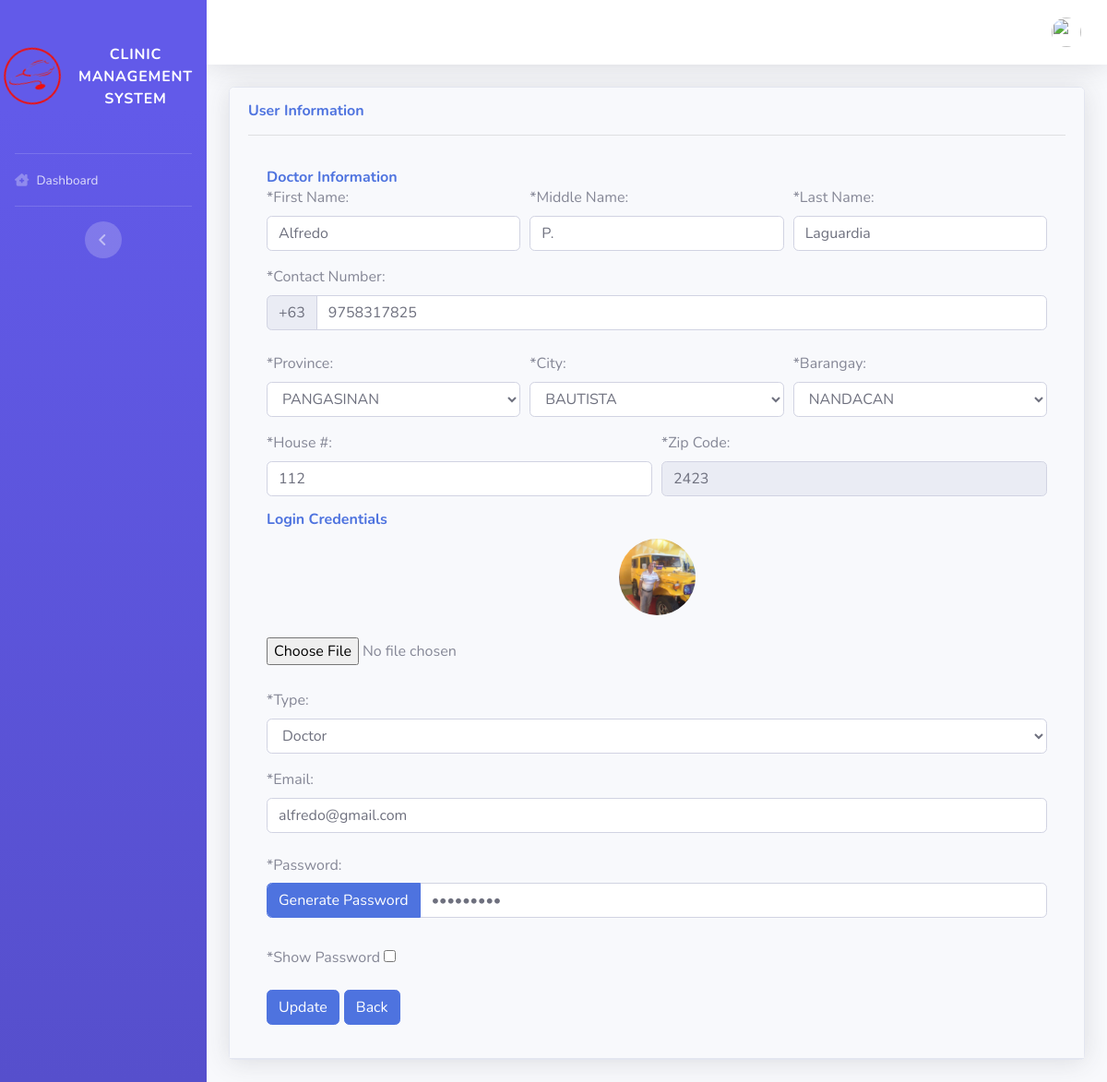
The page /pages/admin/edit_user.php?type=doctor&&id=1 on the database its author committed.
### tables this page shows
CREATE TABLE `doctor` (
  `id` int(11) NOT NULL,
  `fname` varchar(255) NOT NULL,
  `cn` char(11) NOT NULL,
  `addrss` varchar(255) NOT NULL,
  `email` varchar(155) NOT NULL,
  `uname` varchar(255) NOT NULL,
  `password` varchar(155) NOT NULL,
  `mname` varchar(255) DEFAULT NULL,
  `lname` varchar(255) DEFAULT NULL,
  `province_id` varchar(50) DEFAULT NULL,
  `city_id` varchar(50) DEFAULT NULL,
  `barangay_id` varchar(50) DEFAULT NULL,
  `house_no` text DEFAULT NULL,
  `zip_code` varchar(45) DEFAULT NULL,
  `pic` varchar(255) DEFAULT 'default.png'
);

CREATE TABLE `tbl_province` (
  `name` text DEFAULT NULL,
  `id` varchar(255) NOT NULL
);

CREATE TABLE `tbl_city` (
  `name` text DEFAULT NULL,
  `province_id` varchar(255) DEFAULT NULL,
  `id` varchar(255) DEFAULT NULL,
  `zip_code` varchar(45) DEFAULT NULL
);

CREATE TABLE `tbl_barangay` (
  `id` varchar(255) NOT NULL,
  `name` text DEFAULT NULL,
  `city_id` varchar(255) DEFAULT NULL
);

### config/functions.php (called while the page is built, shortened)
<?php
function query($sql)
{
  return mysqli_query($_SESSION['conn'], $sql);
}
function get_count($sql)
{
  return mysqli_num_rows(query($sql));
}
function get_one($sql)
{
  $excute = query($sql);
  return mysqli_fetch_object($excute);
}

### pages/admin/edit_user.php (the view, shortened to what this page needs)
<?php
include_once('../layout/header.php');
?>
<div class="container-fluid">
  <div class="card shadow mb-4">
    <div class="card-header py-3">
      <h6 class="m-0 font-weight-bold text-primary">
        User Information
      </h6>
      <hr>
      <div class="card-body">
        <?php
                extract($_GET);
                $sql = "select * from $type where id = $id";
                if(get_count($sql) > 0){
                    $user = get_one($sql);
                ?>
        <form action="" method="post" enctype="multipart/form-data">
          <div class="row">
            <div class="col-md-12">
              <h6 class="m-0 font-weight-bold text-primary">
                <?= ucfirst($type) ?> Information
              </h6>
              <div class="form-row">
                <div class="form-group col-md-4">
                  <label>*First Name:</label>
                  <input type="text" name="fname"
                    value="<?= isset($_POST['fname']) ? $_POST['fname'] : $user->fname; ?>" class="form-control"
                    id="recipient-name">
                </div>
                <div class="form-group col-md-4">
                  <label>*Middle Name:</label>
                  <input type="text" name="mname"
                    value="<?= isset($_POST['mname']) ? $_POST['mname'] : $user->mname; ?>" class="form-control"
                    id="recipient-name">
                </div>
                <div class="form-group col-md-4">
                  <label>*Last Name:</label>
                  <input type="text" name="lname"
                    value="<?= isset($_POST['lname']) ? $_POST['lname'] : $user->lname; ?>" class="form-control"
                    id="recipient-name">
                </div>
              </div>
              <div class="form-row">
                <div class="form-group col-md-12">
                  <label>*Contact Number:</label>
                  <div class="d-flex">
                    <div class="input-group mb-2">
                      <div class="input-group-prepend">
                        <div class="input-group-text">+63</div>
                      </div>
                      <input type="text" name="cn" value="<?= isset($_POST['cn']) ? $_POST['cn'] : $user->cn; ?>"
                        class="form-control" id="recipient-name">
                    </div>
                  </div>
                </div>
              </div>
              <div class="form-row">
                <div class="form-group col-md-4">
                  <label>*Province:</label>
                  <select name="province_id" id="province_id" class="form-control">
                    <?php foreach (mysqli_query($conn, "SELECT * from tbl_province order by name asc") as $row) { ?>
                    <option value="<?= $row['id'] ?>" <?= $user->province_id == $row['id'] ? 'selected' : '' ?>>
                      <?= $row['name'] ?></option>
                    <?php } ?>
                  </select>
                </div>
                <div class="form-group col-md-4">
                  <label>*City:</label>
                  <select name="city_id" id="city_id" class="form-control">
                    <?php foreach (mysqli_query($conn, "SELECT * from tbl_city where province_id = '" . $user->province_id . "' order by name asc") as $row) { ?>
                    <option value="<?= $row['id'] ?>" <?= $user->city_id == $row['id'] ? 'selected' : '' ?>
                      zip="<?= $row['zip_code'] ?>">
                      <?= $row['name'] ?></option>
                    <?php } ?>
                  </select>
                </div>
                <div class="form-group col-md-4">
                  <label>*Barangay:</label>
                  <select name="barangay_id" id="barangay_id" class="form-control">
                    <?php foreach (mysqli_query($conn, "SELECT * from tbl_barangay where city_id = '" . $user->city_id . "' order by name asc") as $row) { ?>
                    <option value="<?= $row['id'] ?>" <?= $user->barangay_id == $row['id'] ? 'selected' : '' ?>>
                      <?= $row['name'] ?></option>
                    <?php } ?>
                  </select>
                </div>
              </div>
              <div class="form-row">
                <div class="form-group col-md-6">
                  <label>*House #:</label>
                  <input type="text" name="house_no" class="form-control" id="recipient-name"
                    value="<?= isset($_POST['house_no']) ? $_POST['house_no'] : $user->house_no; ?>">
                </div>
                <div class="form-group col-md-6">
                  <label>*Zip Code:</label>
                  <input type="number" readonly name="zip_code" class="form-control" id="recipient-name" minlength="4"
                    maxlength="4" value="<?= isset($_POST['zip_code']) ? $_POST['zip_code'] : $user->zip_code; ?>">
                </div>
              </div>
            </div>
            <div class="col-md-12">
              <h6 class="m-0 font-weight-bold text-primary">
                Login Credentials
              </h6>
              <div class="form-row">
                <div class="text-center" style="width: 100%;padding-top: 1.2%;">
                  <div class="form-group col-md-12">
                    <img class="img-account-profile rounded-circle mb-2" src="../../files/<?= $user->pic ?>" alt=""
                      style="height: 83px;width:83px;border-radius: 50% !important;vertical-align:middle" id="preview">
                  </div>
                </div>
              </div>
              <div class="form-row" style="margin-bottom: 10px;">
                <div class="form-group col-md-12">
                  <input type="file" name="image" class="" id="image" accept="image/*">
                </div>
              </div>
              <div class="form-row">
                <?php if($type != 'patient'){ ?>
                <div class="form-group col-md-12">
                  <label>*Type:</label>
                  <select name="table" id="table" class="form-control">
                    <option value="doctor" <?= $type == 'doctor' ? 'selected' : '' ?>>Doctor</option>
                  </select>
                </div>
                <?php }else{ ?>
                <input type="hidden" name="table" value="patient">
                <?php } ?>
                <div class="form-group col-md-12">
                  <label>*Email:</label>
                  <input type="email" name="eml" value="<?= isset($_POST['eml']) ? $_POST['eml'] : $user->email; ?>"
                    class=" form-control" id="recipient-name checking_email">
                </div>
              </div>
              <div class="form-row">
                <div class="form-group col-md-12">
                  <label for="recipient-name" class="col-form-label">*Password:</label>
                  <div class="d-flex">
                    <div class="input-group mb-2">
                      <div class="input-group-prepend">
                        <button type="button" class="form-control btn btn-primary" id="btn_generate_password"> Generate
                          Password</button>
                      </div>
                      <input type="password" name="pass" class="form-control" id="password" required
                        value="<?= isset($_POST['pass']) ? $_POST['pass'] : $user->password; ?>">
                    </div>
                  </div>
                </div>
              </div>
              <div class="form-row">
                <div class="form-group col-md-12">
                  <label class="col-form-label">*Show Password <input type="checkbox" onclick="myFunction()"> </label>
                </div>
              </div>
            </div>
          </div>
          <div class="d-flex">
            <input type="submit" name="update_user" class="btn btn-primary" value="Update">
            <a style="margin-left:5px" href="<?= $_SESSION['back_url'] ?>" type="button"
              class="btn btn-primary">Back</a>
          </div>
        </form>
        <?php } else {  ?>
        <h4>No Records Found</h4>
        <a style="display:inline-block;" href="<?= $_SESSION['back_url'] ?>" type="button"
          class="btn btn-primary">Back</a>
        <?php }   ?>
        <?php
                include_once('../layout/footer.php');
                ?>

### rows shown on the page
doctor: fname "Alfredo", mname "P.", lname "Laguardia", cn "9758317825", province_id "PANGASINAN", city_id "BAUTISTA", barangay_id "NANDACAN", house_no "112", zip_code "2423", pic (picture), eml "alfredo@gmail.com"

### other values the page prints
$type "Doctor"
